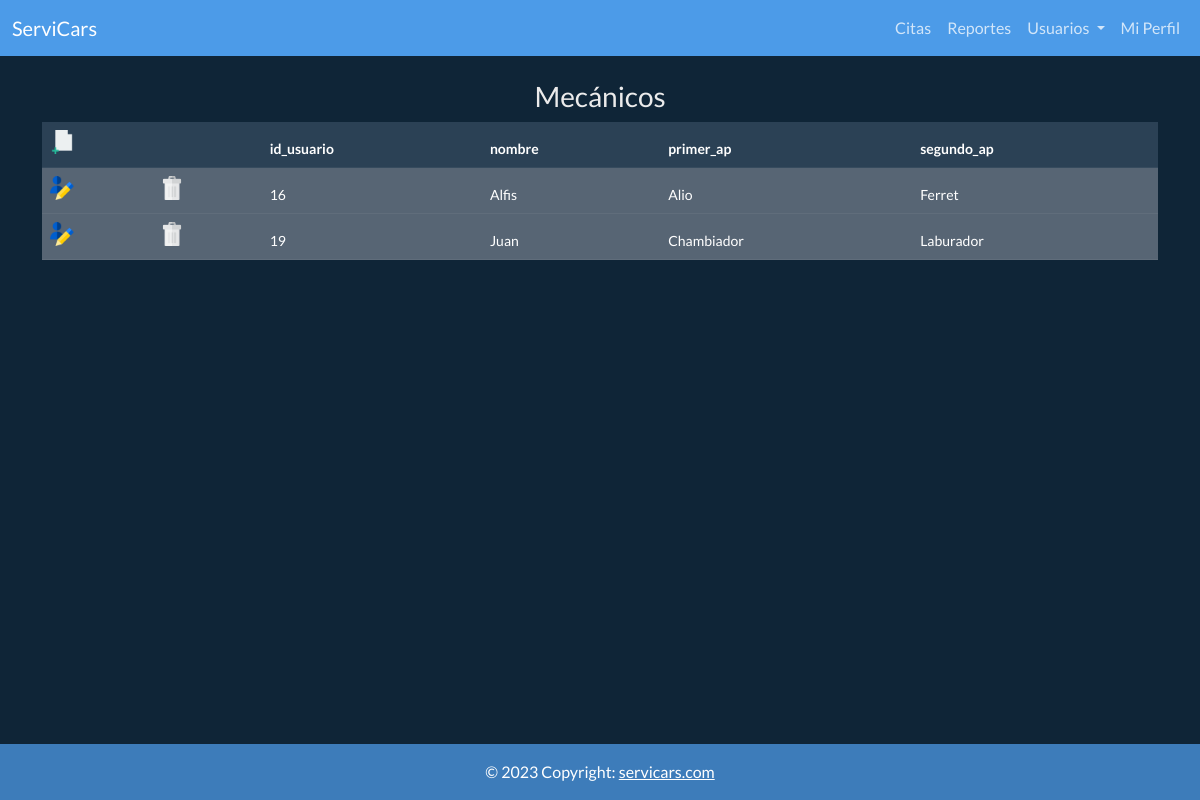
The app's page /admin/mecanicos.php, older data.
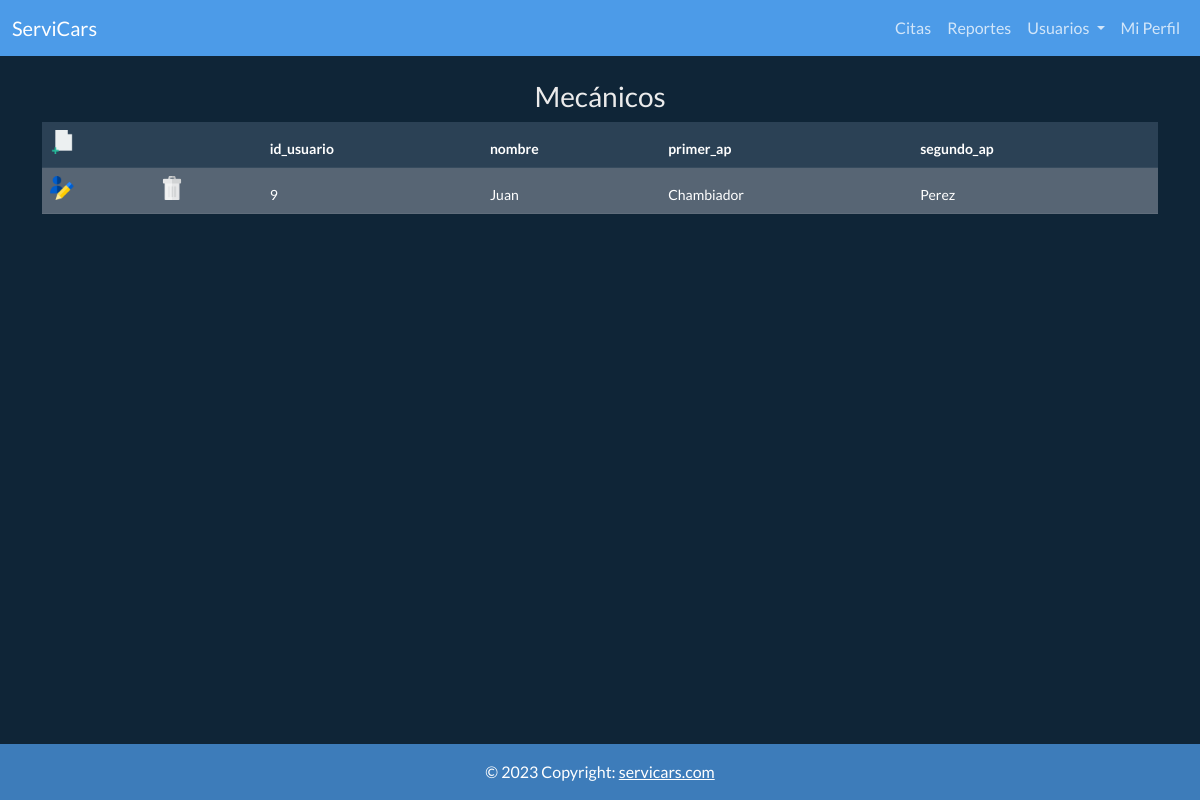
The same page, newer data.
### tables this page shows
CREATE TABLE `usuario_cat` (
  `id_usuario` int(11) NOT NULL,
  `nombre` varchar(200) NOT NULL,
  `primer_ap` varchar(200) NOT NULL,
  `segundo_ap` varchar(200) NOT NULL,
  `correo` varchar(200) NOT NULL,
  `contrasena` varchar(200) NOT NULL,
  `rol_fk` int(11) NOT NULL DEFAULT 1,
  `datos_fis_fk` int(11) DEFAULT NULL,
  `herramienta_fk` int(11) DEFAULT NULL
);

### class/classBD.php (called while the page is built, shortened)
<?php
class datosBase
{
    var $conexion;
    var $bloqueRegistros;
    function conecta()
    {
        $this->conexion = mysqli_connect("localhost", "root", "", "serviciomecanico");
    }
    function consulta($p_sql)
    {
        $this->bloqueRegistros = mysqli_query($this->conexion, $p_sql);
        if (strpos(strtoupper($p_sql), "INSERT") !== false);
        else
        if (strpos(strtoupper($p_sql), "SELECT") !== false) {
            $this->numeRegistros = mysqli_num_rows($this->bloqueRegistros);
            $this->numeColumnas = mysqli_num_fields($this->bloqueRegistros);
            for ($temp = 0; $temp < $this->numeColumnas; $temp++) {
                $this->nombColumnas[$temp] = mysqli_fetch_field_direct($this->bloqueRegistros, $temp);
            }
        }
    }
    function getRecord()
    {
        return mysqli_fetch_array($this->bloqueRegistros);
    }
}

### class/classMecanicos.php (the view, shortened to what this page needs)
<?php
include "classBD.php";
class Mecanicos extends datosBase
{
    function lista()
    {
        $this->consulta("SELECT id_usuario, nombre, primer_ap, segundo_ap FROM usuario_cat WHERE rol_fk = 7");
        $html = '<table class="table table-hover table-striped table-secondary">';
        $html .= '<thead><tr class="table-dark">
                            <td colspan="2">
                                <form method="post" action="mecanicos.php">
                                <input type="image" src ="../img/edit.webp" width="24px" />
                                <input type="hidden" name="accion" value="formNew"/>
                                </form>
                            </td>';
        for ($col = 0; $col < $this->numeColumnas; $col++) {
            $html .= '<th>' . $this->nombColumnas[$col]->name . '</th>';
        }
        $html .= '</tr>';
        for ($ren = 0; $ren < $this->numeRegistros; $ren++) {
            $html .= '<tr>';
            $datos = $this->getRecord();
            $html .= '<td>
                        <form method="post" action="../admin/mecanicos.php">
                        <input type="image" src="../img/user.webp" width="24px" />
                        <input type="hidden" name="id" value=' . $datos[0] . ' />
                        <input type="hidden" name="accion" value="formEdit"/>
                        </form>
                    </td>
                    <td>
                        <form method="post" action="../admin/mecanicos.php" onsubmit="return confirm(\'Estas seguro?\')">
                        <input type="image" src="../img/garbage.webp" width="24px"
                        />
                        <input type="hidden" name="id" value=' . $datos[0] . '  />
                        <input type="hidden" name="accion" value="borrar"/>
                        </form>
                    </td>';
            for ($col = 0; $col < $this->numeColumnas; $col++) {
                $html .= '<td>' . $datos[$col] . '</td>';
            }
            $html .= '</tr>';
        }
        $html .= '</table>';
        return $html;
    }
}
$objeMecanicos = new Mecanicos();

### admin/mecanicos.php (shortened to what this page needs)
<!DOCTYPE html>
<html lang="en">
<head>
    <link href="../css/bootstrap.css" media="screen" rel="stylesheet">
    <link rel="stylesheet" href="https://cdnjs.cloudflare.com/ajax/libs/font-awesome/6.0.0/css/all.min.css">
    <link rel="stylesheet" href="../css/footer.css" media="screen">
</head>
<body>
    <?php
    include "../menu/menu_admin.php";
    ?>
    <div class="text-center pt-4">
        <h3>Mecánicos</h3>
    </div>
    <div class="container">
        <?php
        include "../class/classMecanicos.php";
        if (isset($_POST['accion']) && isset($_POST['id'])) {
            echo $objeMecanicos->ejecuta($_POST['accion'], $_POST['id']);
        } else {
            if (isset($_POST['accion'])) {
                echo $objeMecanicos->ejecuta($_POST['accion']);
            } else
                echo $objeMecanicos->lista();
        }
        ?>
    </div>
    <?php
    include '../footer.php';
    ?>
</body>
</html>

### menu/menu_admin.php (shortened to what this page needs)
<!DOCTYPE html>
<html lang="en">
<head>
</head>
<body>
    <nav class="navbar navbar-expand-lg navbar-dark bg-primary">
        <div class="container-fluid">
            <a class="navbar-brand" href="#">ServiCars</a>
            <div class="collapse navbar-collapse" id="navbarNav">
                <ul class="navbar-nav ms-auto">
                    <li class="nav-item">
                        <a class="nav-link" aria-current="page" href="../admin/citas.php">Citas</a>
                    </li>
                    <li class="nav-item">
                        <a class="nav-link" href="../admin/reportes.php">Reportes</a>
                    </li>
                    <li class="nav-item dropdown">
                        <a class="nav-link dropdown-toggle" href="#" id="navbarDropdownMenuLink" data-bs-toggle="dropdown" aria-haspopup="true" aria-expanded="false">
                            Usuarios
                        </a>
                    </li>
                    <li class="nav-item">
                        <a class="nav-link" href="../admin/admin_perfil.php">Mi Perfil</a>
                    </li>
                </ul>
            </div>
        </div>
    </nav>
</body>
</html>

### footer.php
<footer id="footer" class="bg-primary text-center text-white">
    <div class="text-center p-3" style="background-color: rgba(0, 0, 0, 0.2);">
        © 2023 Copyright:
        <a class="text-white" href="#">servicars.com</a>
    </div>
</footer>

### css/footer.css (style rules this page uses)
body { display: flex; flex-direction: column; min-height: 100vh; }
#footer { margin-top: auto; }

Row changes from the older to the newer data that the page shows:
removed usuario_cat: id_usuario "16", nombre "Alfis", primer_ap "Alio", segundo_ap "Ferret"
removed usuario_cat: id_usuario "19", nombre "Juan", primer_ap "Chambiador", segundo_ap "Laburador"
added usuario_cat: id_usuario "9", nombre "Juan", primer_ap "Chambiador", segundo_ap "Perez"
